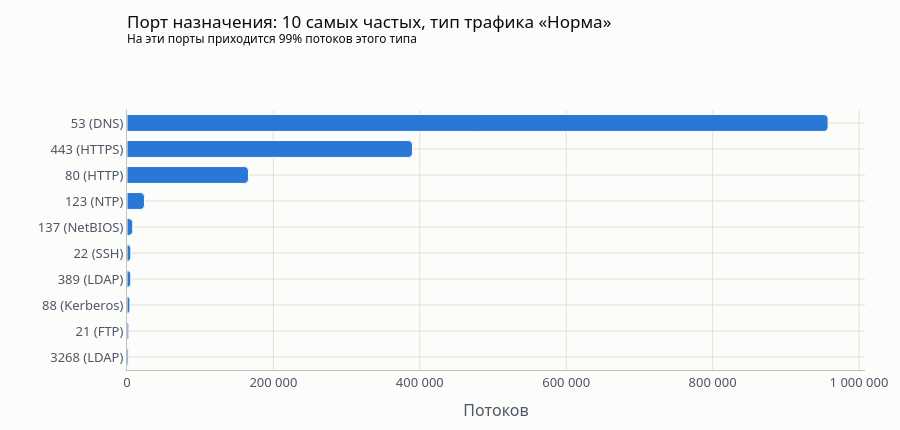
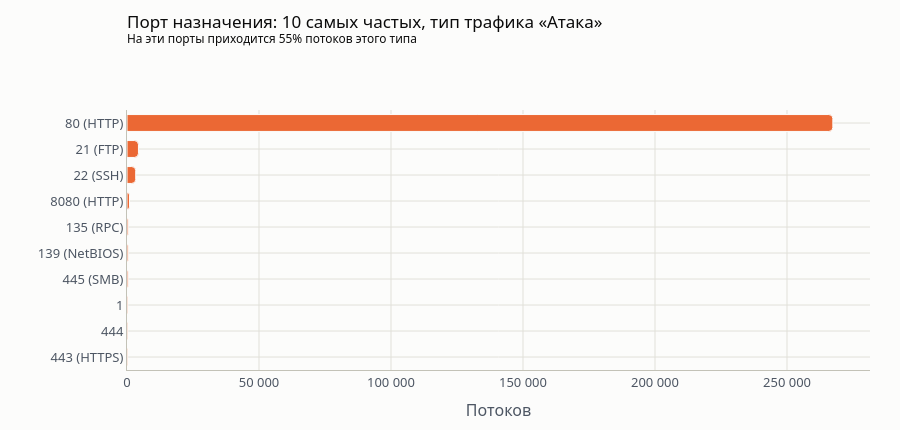

Here is the notebook cell these charts were saved with, in order:
### Markdown cell above
**Что видно:** Атаки почти целиком идут по TCP, а нормальный трафик на 63% состоит из потоков UDP. Это важно для сравнения признаков: у потоков UDP нет флагов и окна TCP, поэтому разница между нормой и атаками может объясняться протоколом, а не атакой. В разделах 7 и 8 нормальный трафик TCP и UDP показан отдельно.

### Code cell
# Названия служб для самых частых портов. У остальных портов показываем только номер.
PORT_SERVICES = {
    21: "FTP",
    22: "SSH",
    53: "DNS",
    80: "HTTP",
    88: "Kerberos",
    123: "NTP",
    135: "RPC",
    137: "NetBIOS",
    139: "NetBIOS",
    389: "LDAP",
    443: "HTTPS",
    445: "SMB",
    3268: "LDAP",
    8080: "HTTP",
}


def port_label(port):
    """Подпись порта: '80 (HTTP)' для известных портов, '49666' для остальных."""
    if port in PORT_SERVICES:
        return f"{port} ({PORT_SERVICES[port]})"
    return str(port)


def plot_top_ports(traffic_type, count=10):
    """Рисует порты назначения, на которые пришло больше всего потоков заданного типа."""
    ports = df.loc[df["Traffic Type"] == traffic_type, "Dst Port"]
    top_ports = ports.value_counts().head(count)
    share_of_top = top_ports.sum() / len(ports) * 100

    # Переворачиваем порядок: на горизонтальном графике первая строка рисуется внизу
    chart_data = top_ports[::-1].rename("Потоков").to_frame()
    chart_data.index = chart_data.index.map(port_label)

    fig = chart_data.iplot(kind="barh", colors=TRAFFIC_COLORS[traffic_type], opacity=1, asFigure=True)
    style(
        fig,
        title=(
            f"{RU['Dst Port']}: {count} самых частых, тип трафика «{traffic_type}»"
            f"<br><sup>На эти порты приходится {share_of_top:.0f}% потоков этого типа</sup>"
        ),
        x_title="Потоков",
        height=430,
    )
    fig.update_yaxes(type="category")
    fig.update_layout(showlegend=False)
    fig.show()


plot_top_ports("Норма")
plot_top_ports("Атака")

### Figure 1 — Plotly figure (JSON) as saved in the notebook; plotly's stock layout.template omitted (floating-point values rounded to 4 significant figures)
{"data": [{"marker": {"color": "rgba(42, 120, 214, 1)", "line": {"color": "#fcfcfb", "width": 1}}, "name": "Потоков", "orientation": "h", "text": "", "type": "bar", "x": [2187, 2484, 4017, 5130, 5216, 7810, 23878, 165940, 389958, 957755], "y": ["3268 (LDAP)", "21 (FTP)", "88 (Kerberos)", "389 (LDAP)", "22 (SSH)", "137 (NetBIOS)", "123 (NTP)", "80 (HTTP)", "443 (HTTPS)", "53 (DNS)"]}], "layout": {"barcornerradius": 4, "bargap": 0.35, "font": {"color": "#0b0b0b", "family": "system-ui, -apple-system, 'Segoe UI', sans-serif", "size": 13}, "height": 430, "legend": {"bgcolor": "rgba(0,0,0,0)", "font": {"color": "#4D5663"}, "orientation": "h", "x": 0, "y": 1.1, "yanchor": "bottom"}, "margin": {"b": 60, "l": 70, "r": 30, "t": 110}, "paper_bgcolor": "#fcfcfb", "plot_bgcolor": "#fcfcfb", "separators": ", ", "showlegend": false, "title": {"font": {"color": "#0b0b0b", "size": 17}, "text": "Порт назначения: 10 самых частых, тип трафика «Норма»<br><sup>На эти порты приходится 99% потоков этого типа</sup>", "x": 0, "xref": "paper", "y": 0.9349, "yanchor": "top", "yref": "container"}, "xaxis": {"automargin": true, "exponentformat": "none", "gridcolor": "#e1e0d9", "linecolor": "#c3c2b7", "showgrid": true, "tickfont": {"color": "#4D5663"}, "title": {"font": {"color": "#4D5663"}, "text": "Потоков"}, "zeroline": false, "zerolinecolor": "#E1E5ED"}, "yaxis": {"automargin": true, "exponentformat": "none", "gridcolor": "#e1e0d9", "linecolor": "#c3c2b7", "showgrid": true, "tickfont": {"color": "#4D5663"}, "title": {"font": {"color": "#4D5663"}, "text": ""}, "type": "category", "zeroline": false, "zerolinecolor": "#E1E5ED"}}}

### Figure 2 — Plotly figure (JSON) as saved in the notebook; plotly's stock layout.template omitted (floating-point values rounded to 4 significant figures)
{"data": [{"marker": {"color": "rgba(235, 104, 52, 1)", "line": {"color": "#fcfcfb", "width": 1}}, "name": "Потоков", "orientation": "h", "text": "", "type": "bar", "x": [309, 327, 333, 445, 468, 469, 960, 3305, 4337, 267365], "y": ["443 (HTTPS)", "444", "1", "445 (SMB)", "139 (NetBIOS)", "135 (RPC)", "8080 (HTTP)", "22 (SSH)", "21 (FTP)", "80 (HTTP)"]}], "layout": {"barcornerradius": 4, "bargap": 0.35, "font": {"color": "#0b0b0b", "family": "system-ui, -apple-system, 'Segoe UI', sans-serif", "size": 13}, "height": 430, "legend": {"bgcolor": "rgba(0,0,0,0)", "font": {"color": "#4D5663"}, "orientation": "h", "x": 0, "y": 1.1, "yanchor": "bottom"}, "margin": {"b": 60, "l": 70, "r": 30, "t": 110}, "paper_bgcolor": "#fcfcfb", "plot_bgcolor": "#fcfcfb", "separators": ", ", "showlegend": false, "title": {"font": {"color": "#0b0b0b", "size": 17}, "text": "Порт назначения: 10 самых частых, тип трафика «Атака»<br><sup>На эти порты приходится 55% потоков этого типа</sup>", "x": 0, "xref": "paper", "y": 0.9349, "yanchor": "top", "yref": "container"}, "xaxis": {"automargin": true, "exponentformat": "none", "gridcolor": "#e1e0d9", "linecolor": "#c3c2b7", "showgrid": true, "tickfont": {"color": "#4D5663"}, "title": {"font": {"color": "#4D5663"}, "text": "Потоков"}, "zeroline": false, "zerolinecolor": "#E1E5ED"}, "yaxis": {"automargin": true, "exponentformat": "none", "gridcolor": "#e1e0d9", "linecolor": "#c3c2b7", "showgrid": true, "tickfont": {"color": "#4D5663"}, "title": {"font": {"color": "#4D5663"}, "text": ""}, "type": "category", "zeroline": false, "zerolinecolor": "#E1E5ED"}}}
